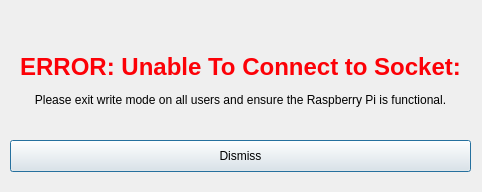
<?xml version="1.0" encoding="UTF-8"?>
<ui version="4.0">
 <class>Dialog</class>
 <widget class="QDialog" name="Dialog">
  <property name="geometry">
   <rect>
    <x>0</x>
    <y>0</y>
    <width>482</width>
    <height>192</height>
   </rect>
  </property>
  <property name="sizePolicy">
   <sizepolicy hsizetype="Preferred" vsizetype="Preferred">
    <horstretch>0</horstretch>
    <verstretch>0</verstretch>
   </sizepolicy>
  </property>
  <property name="windowTitle">
   <string>Dialog</string>
  </property>
  <widget class="QPushButton" name="dismiss">
   <property name="geometry">
    <rect>
     <x>10</x>
     <y>140</y>
     <width>461</width>
     <height>32</height>
    </rect>
   </property>
   <property name="text">
    <string>Dismiss</string>
   </property>
  </widget>
  <widget class="QLabel" name="label">
   <property name="geometry">
    <rect>
     <x>10</x>
     <y>30</y>
     <width>461</width>
     <height>101</height>
    </rect>
   </property>
   <property name="text">
    <string>&lt;html&gt;&lt;head/&gt;&lt;body&gt;&lt;p align=&quot;center&quot;&gt;&lt;span style=&quot; font-size:18pt; font-weight:600; color:#fc0107;&quot;&gt;ERROR: Unable To Connect to Socket:&lt;/span&gt;&lt;/p&gt;&lt;p align=&quot;center&quot;&gt;Please exit write mode on all users and ensure the Raspberry Pi is functional.&lt;/p&gt;&lt;/body&gt;&lt;/html&gt;</string>
   </property>
  </widget>
 </widget>
 <resources/>
 <connections/>
</ui>
